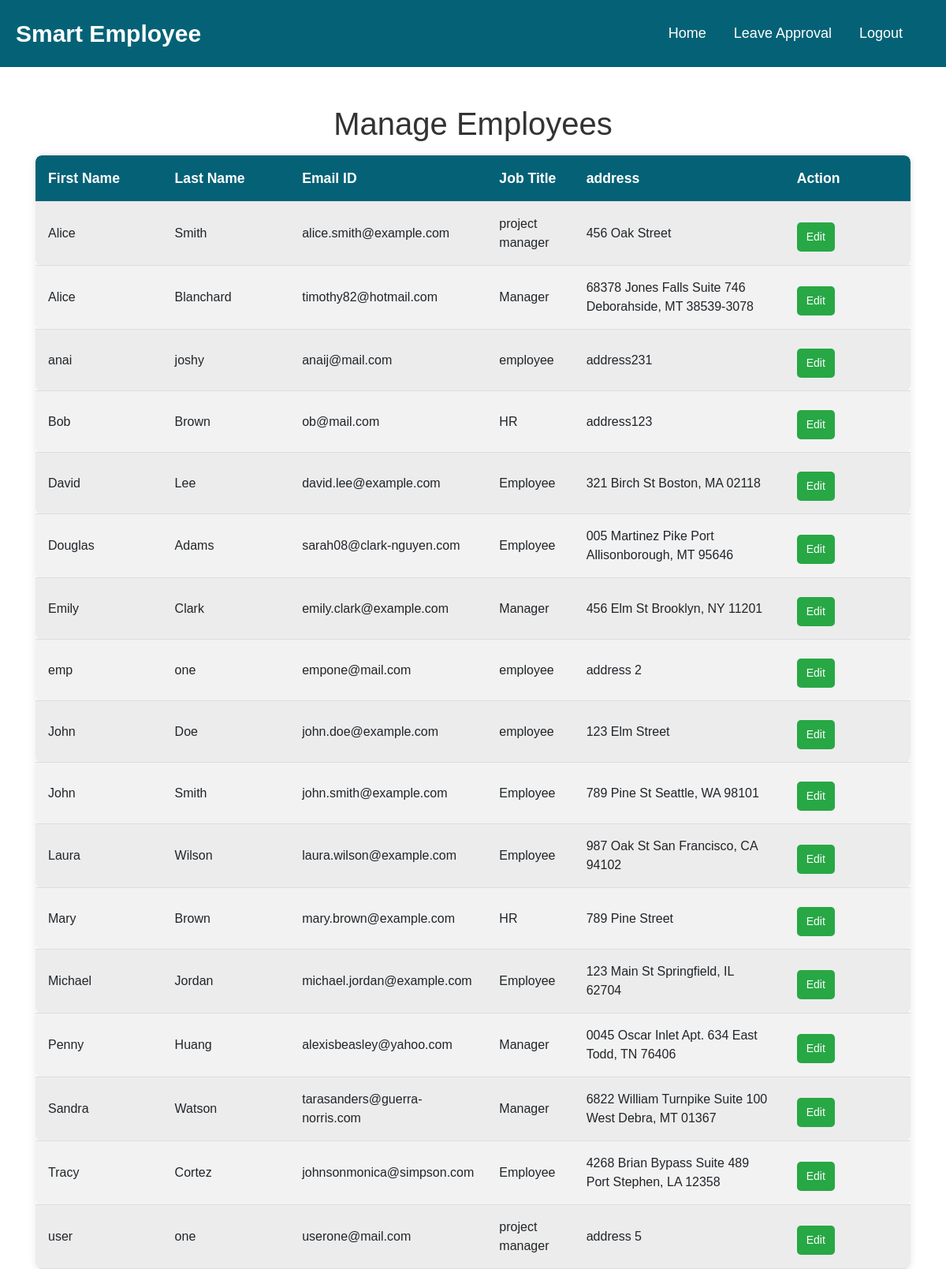
Screenshot of /employee-list.php with the database file from the repository.
### tables this page shows
CREATE TABLE `users` (
  `user_id` int(11) NOT NULL,
  `username` varchar(255) NOT NULL,
  `password` varchar(255) NOT NULL,
  `role` varchar(50) DEFAULT NULL,
  `first_name` varchar(100) DEFAULT NULL,
  `last_name` varchar(100) DEFAULT NULL,
  `email` varchar(255) NOT NULL,
  `phone` varchar(15) DEFAULT NULL,
  `address` varchar(255) DEFAULT NULL,
  `date_joined` date DEFAULT NULL,
  `department` varchar(100) DEFAULT NULL,
  `job_title` varchar(100) DEFAULT NULL,
  `date_of_birth` date DEFAULT NULL,
  `emergency_contact_name` varchar(100) DEFAULT NULL,
  `emergency_contact_phone` varchar(15) DEFAULT NULL,
  `emergency_contact_relation` varchar(100) DEFAULT NULL,
  `project_id` int(11) DEFAULT NULL,
  `hourly_rate` int(11) NOT NULL
);

### employee-list.php (the view, shortened to what this page needs)
<?php
require_once 'db_connection.php';
$sql = "SELECT * FROM users order by first_name";
$stmt = $pdo->query($sql);
$leave_requests = $stmt->fetchAll(PDO::FETCH_ASSOC);
?>
<!DOCTYPE html>
<html lang="en">
<head>
    <link rel="stylesheet" href="https://cdn.jsdelivr.net/npm/bootstrap@4.6.2/dist/css/bootstrap.min.css">
    <link rel="stylesheet" href="assets/css/style.css">
    <link rel="stylesheet" href="assets/css/style.css">
</head>
<body>
<header>
  <nav class="navigation">
    <a class="navigation-logo" href="#">Smart Employee</a>
    <div>
    <div class="navigation-cont">
        <a class="navigation-link" href="hr-dashboard.php">Home</a>
        <a class="navigation-link" href="HR_Manage_Leave_Request.php">Leave Approval</a>
        <a class="navigation-link" href="logout.php">Logout</a>
      </div>
    </div>
  </nav>
</header>
<main class="container mt-5">
    <h1>Manage Employees</h1>
    <table class="leave-requests-table table-striped">
        <thead>
            <tr>
                <th>First Name</th>
                <th>Last Name</th>
                <th>Email ID</th>
                <th>Job Title</th>
                <th>address</th>
                <th>Action</th>
            </tr>
        </thead>
        <tbody>
            <?php if (empty($leave_requests)): ?>
                <tr>
                    <td colspan="6" class="text-center">No leave requests found.</td>
                </tr>
            <?php else: ?>
                <?php foreach ($leave_requests as $request): ?>
                    <tr>
                        <td width="15%"><?php echo htmlspecialchars($request['first_name']); ?></td>
                        <td width="15%"><?php echo htmlspecialchars($request['last_name']); ?></td>
                        <td width="15%"><?php echo htmlspecialchars($request['email']); ?></td>
                        <td width="10%"><?php echo htmlspecialchars($request['role']); ?></td>
                        <td width="25%"><?php echo htmlspecialchars($request['address']); ?></td>
                        <td width="15%">
                        <a href="edit_profile.php?eid=<?php echo $request['user_id']; ?>&from=employee-list"><button type="button" class="btn btn-success btn-sm mt-2">Edit</button></a>
                        </td>
                    </tr>
                <?php endforeach; ?>
            <?php endif; ?>
        </tbody>
    </table>
</main>
</body>
</html>

### assets/css/style.css (style rules this page uses)
body { font-family: Arial; margin: 0; padding: 0; font-size: 16px; }
a { text-decoration: none !important; }
h1 { text-align: center; color: #333; }
.navigation { background-color: #056276; display: flex; justify-content: space-between; align-items: center; padding: 20px; }
.navigation-logo { color: white; font-size: 30px; font-weight: bold; text-decoration: none !important; }
.navigation-cont { display: flex; }
.navigation-link { color: white; text-decoration: none; margin-right: 35px; transition: all .3s; font-size: 18px; font-weight: 400; }
.leave-requests-table { width: 100%; border-collapse: collapse; margin-top: 1rem; background-color: #f9f9f9; box-shadow: 0 0 10px rgba(0, 0, 0, 0.1); border-radius: 8px; overflow: hidden; }
.leave-requests-table th, .leave-requests-table td { padding: 1rem; text-align: left; border-bottom: 1px solid #ddd; }
.leave-requests-table th { background-color: #056276; color: white; font-size: 1.1rem; }
.leave-requests-table tr:nth-child(even) { background-color: #f2f2f2; }
.leave-requests-table .btn-success { background-color: #28a745; border: none; padding: 8px 12px; color: white; cursor: pointer; font-size: 14px; border-radius: 5px; transition: background-color 0.3s, transform 0.3s; }
.leave-requests-table .btn { transition: background-color 0.3s, transform 0.3s; font-size: 14px; padding: 8px 12px; border-radius: 5px; cursor: pointer; }
.leave-requests-table { border-radius: 8px; overflow: hidden; }
.leave-requests-table th:first-child { border-top-left-radius: 8px; }
.leave-requests-table th:last-child { border-top-right-radius: 8px; }
.leave-requests-table td:first-child { border-bottom-left-radius: 8px; }
.leave-requests-table td:last-child { border-bottom-right-radius: 8px; }

### rows the page displays
users: first_name "Alice", last_name "Smith", email "alice.smith@example.com", role "project manager", address "456 Oak Street"
users: first_name "Alice", last_name "Blanchard", email "timothy82@hotmail.com", role "Manager", address "68378 Jones Falls Suite 746 Deborahside, MT 38539-3078"
users: first_name "anai", last_name "joshy", email "anaij@mail.com", role "employee", address "address231"
users: first_name "Bob", last_name "Brown", email "ob@mail.com", role "HR", address "address123"
users: first_name "David", last_name "Lee", email "david.lee@example.com", role "Employee", address "321 Birch St Boston, MA 02118"
users: first_name "Douglas", last_name "Adams", email "sarah08@clark-nguyen.com", role "Employee", address "005 Martinez Pike Port Allisonborough, MT 95646"
users: first_name "Emily", last_name "Clark", email "emily.clark@example.com", role "Manager", address "456 Elm St Brooklyn, NY 11201"
users: first_name "emp", last_name "one", email "empone@mail.com", role "employee", address "address 2"
users: first_name "John", last_name "Doe", email "john.doe@example.com", role "employee", address "123 Elm Street"
users: first_name "John", last_name "Smith", email "john.smith@example.com", role "Employee", address "789 Pine St Seattle, WA 98101"
users: first_name "Laura", last_name "Wilson", email "laura.wilson@example.com", role "Employee", address "987 Oak St San Francisco, CA 94102"
users: first_name "Mary", last_name "Brown", email "mary.brown@example.com", role "HR", address "789 Pine Street"
users: first_name "Michael", last_name "Jordan", email "michael.jordan@example.com", role "Employee", address "123 Main St Springfield, IL 62704"
users: first_name "Penny", last_name "Huang", email "alexisbeasley@yahoo.com", role "Manager", address "0045 Oscar Inlet Apt. 634 East Todd, TN 76406"
users: first_name "Sandra", last_name "Watson", email "tarasanders@guerra-norris.com", role "Manager", address "6822 William Turnpike Suite 100 West Debra, MT 01367"
users: first_name "Tracy", last_name "Cortez", email "johnsonmonica@simpson.com", role "Employee", address "4268 Brian Bypass Suite 489 Port Stephen, LA 12358"
users: first_name "user", last_name "one", email "userone@mail.com", role "project manager", address "address 5"
